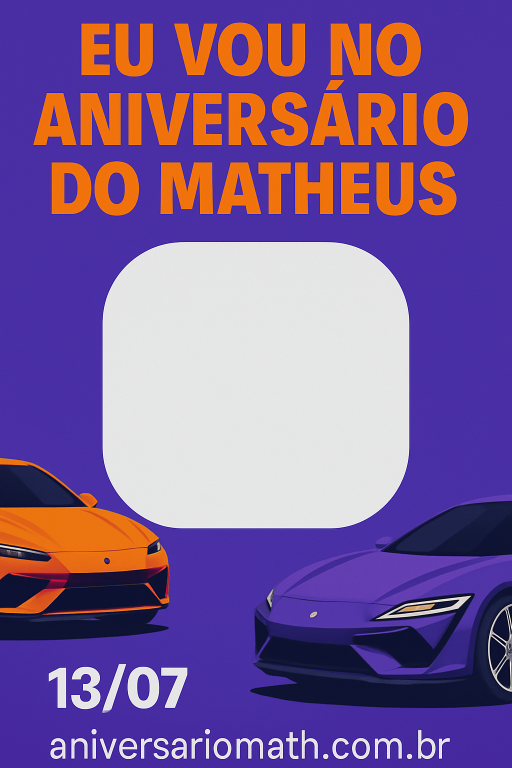
#> input picture template1.png, 1024 x 1536 px (shown at 1/2 size)
$ python -i app.py   (imports and definitions only)
#> lines starting #> are read from the running program, lines starting #| are printed output that depends on the picture
from flask import Flask, request, send_file, jsonify
import os
import sys
import random
from PIL import Image, ImageOps
from io import BytesIO
import base64
import requests

# [1 line not run here, left out]

# Configurações
UPLOAD_FOLDER = '/tmp/aniversario_matheus'
TEMPLATES_FOLDER = os.path.join(os.path.dirname(os.path.abspath(__file__)), "templates")
ALLOWED_EXTENSIONS = {'png', 'jpg', 'jpeg'}

# Criar diretórios se não existirem
# [1 line not run here, left out]

def allowed_file(filename):
    return '.' in filename and filename.rsplit('.', 1)[1].lower() in ALLOWED_EXTENSIONS

# [108 lines left out: functions resize_and_crop_profile_image, overlay_profile_on_template, not called in this run]

def process_image(input_image, template_index=None):
    """
    Processa a imagem de entrada e gera a imagem personalizada.

    Args:
        input_image (PIL.Image): Objeto de imagem PIL
        template_index (int, optional): Índice do template a ser usado (1 ou 2)

    Returns:
        PIL.Image: Imagem processada
    """
    try:
        # Listar templates disponíveis
        templates = [f for f in os.listdir(TEMPLATES_FOLDER) if f.startswith("template") and f.endswith(".png")]

        if not templates:
            return None, "Erro: Nenhum template encontrado."

        # Selecionar template específico ou aleatório
        if template_index is not None and 1 <= template_index <= len(templates):
            template_file = f"template{template_index}.png"
        else:
            template_file = random.choice(templates)

        template_path = os.path.join(TEMPLATES_FOLDER, template_file)

        # Determinar tamanho e forma com base no template
        if "template1" in template_path:
            # Template 1 usa formato quadrado arredondado
            profile_size = (600, 600)
            profile_shape = "rounded_square"
        else:
            # Template 2 usa formato circular
            profile_size = (500, 500)
            profile_shape = "circle"

        # Processar imagem de perfil
        profile_img = resize_and_crop_profile_image(
            input_image, profile_size, profile_shape
        )

        if profile_img is None:
            return None, "Erro ao processar imagem de perfil."

        # Sobrepor no template
        result_img = overlay_profile_on_template(profile_img, template_path)

        if result_img is None:
            return None, "Erro ao sobrepor imagem no template."

        return result_img, None

    except Exception as e:
        return None, f"Erro ao processar imagem: {e}"

# [10 lines that did not run here, left out]

# [140 lines that did not run here, left out]

# [3 lines not run here, left out]

>>> import cv2
>>> picture = cv2.imread('template1.png', cv2.IMREAD_GRAYSCALE)
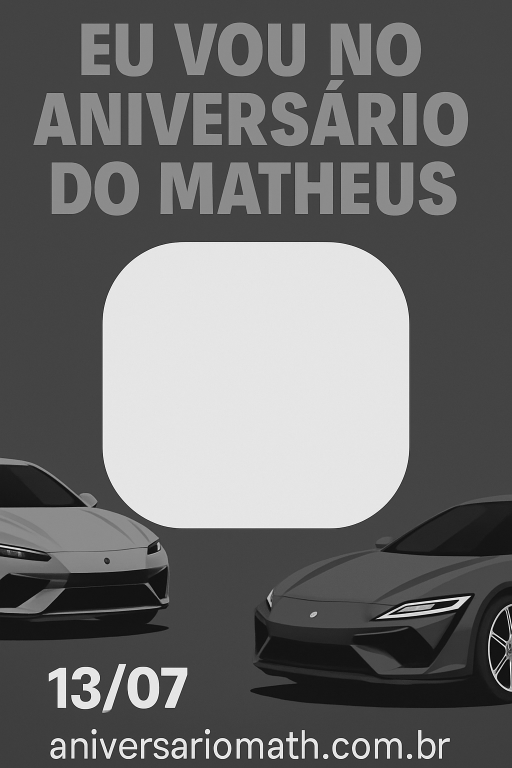
#> picture: shape (1536, 1024) (shown at 1/2 size); min 0, max 255, mean 108.4
>>> result = process_image(picture)

$ run again, on template2.png
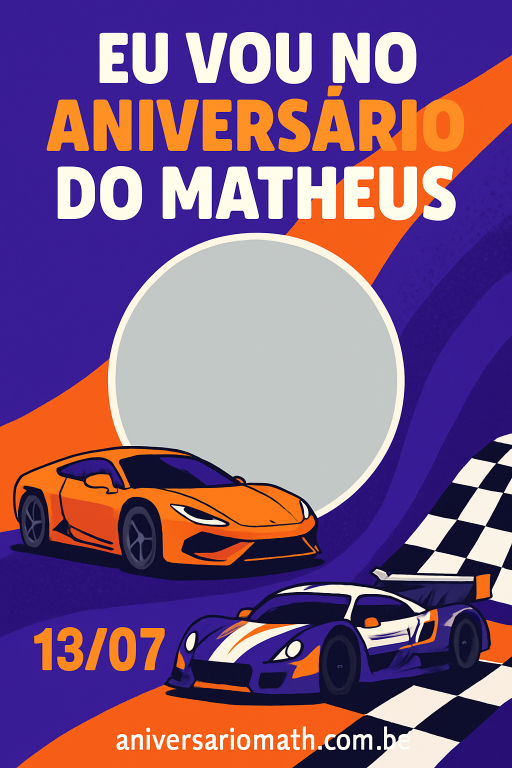
#> input picture template2.png, 1024 x 1536 px (shown at 1/2 size)
#> `picture = cv2.imread('template1.png', cv2.IMREAD_GRAYSCALE)`:
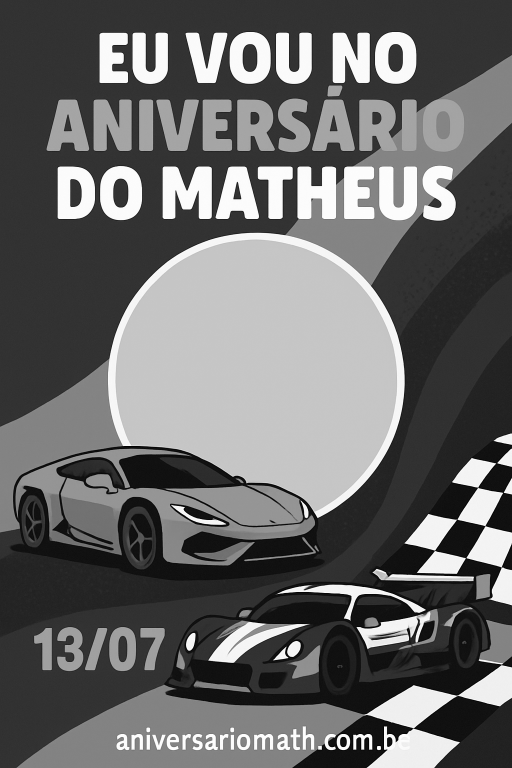
#> picture: shape (1536, 1024) (shown at 1/2 size); min 0, max 255, mean 104.7
